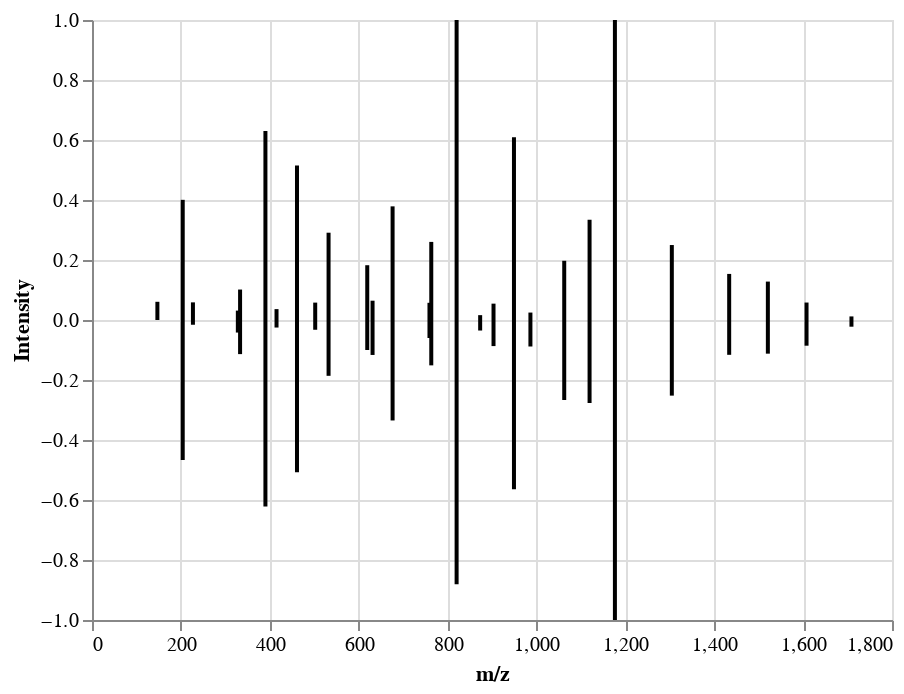

Notebook code for this chart:
### Markdown cell above
#### 4 Visualize precursor data

Now, we want to viosualize the retrieved spectrum data.
We will start by visualizing the observed spectrum and the library spectrum.

The spectrum data `dense` is a 5 dimensional numpy array with a dense slice of the spectrum space.
The dimensions are:
- 0: either intensity information 0 or relative mass error 1
- 1: index of the fragment mz which was queried
- 2: ion mobility dimension (will be zero for DIA data)
- 3: The observations in the DIA cycle. As there might be multiple quadrupole windows where the precursor was detected, this will be a list of observations.
- 4: Retention time datapoints.

First we will select the intensity dimension and sum over all other dimensions but the fragment mz dimension.

### Code cell
import altair as alt

chart = (
        alt.Chart(df)
        .mark_bar(size=2, color="black")
        .encode(alt.X("m/z:Q", bin=False), y="Intensity:Q")
    )
chart

### Figure 1 — Vega-Lite specification as saved in the notebook (floating-point values rounded to 4 significant figures)
{"config": {"view": {"continuousWidth": 400, "continuousHeight": 300}}, "data": {"name": "data-9f3926fbb5952ae16ea382b640334856"}, "mark": {"type": "bar", "color": "black", "size": 2}, "encoding": {"x": {"bin": false, "field": "m/z", "type": "quantitative"}, "y": {"field": "Intensity", "type": "quantitative"}}, "$schema": "https://vega.github.io/schema/vega-lite/v4.17.0.json", "datasets": {"data-9f3926fbb5952ae16ea382b640334856": [{"m/z": 147.1, "Intensity": 0.06068}, {"m/z": 204.1, "Intensity": 0.4006}, {"m/z": 227.1, "Intensity": 0.05878}, {"m/z": 328.2, "Intensity": 0.03134}, {"m/z": 333.2, "Intensity": 0.1015}, {"m/z": 390.2, "Intensity": 0.6301}, {"m/z": 415.2, "Intensity": 0.03628}, {"m/z": 461.2, "Intensity": 0.5151}, {"m/z": 502.2, "Intensity": 0.05796}, {"m/z": 532.3, "Intensity": 0.291}, {"m/z": 619.3, "Intensity": 0.1826}, {"m/z": 631.3, "Intensity": 0.06433}, {"m/z": 676.3, "Intensity": 0.3788}, {"m/z": 759.3, "Intensity": 0.05735}, {"m/z": 763.4, "Intensity": 0.2603}, {"m/z": 820.4, "Intensity": 1.0}, {"m/z": 873.4, "Intensity": 0.01618}, {"m/z": 903.4, "Intensity": 0.05452}, {"m/z": 949.4, "Intensity": 0.6095}, {"m/z": 986.4, "Intensity": 0.0248}, {"m/z": 1063.0, "Intensity": 0.1974}, {"m/z": 1120.0, "Intensity": 0.3342}, {"m/z": 1177.0, "Intensity": 1.0}, {"m/z": 1305.0, "Intensity": 0.2499}, {"m/z": 1434.0, "Intensity": 0.1536}, {"m/z": 1521.0, "Intensity": 0.128}, {"m/z": 1608.0, "Intensity": 0.0582}, {"m/z": 1709.0, "Intensity": 0.01194}, {"m/z": 147.1, "Intensity": -0.0}, {"m/z": 204.1, "Intensity": -0.467}, {"m/z": 227.1, "Intensity": -0.01584}, {"m/z": 328.2, "Intensity": -0.04186}, {"m/z": 333.2, "Intensity": -0.1137}, {"m/z": 390.2, "Intensity": -0.6219}, {"m/z": 415.2, "Intensity": -0.02514}, {"m/z": 461.2, "Intensity": -0.5074}, {"m/z": 502.2, "Intensity": -0.03254}, {"m/z": 532.3, "Intensity": -0.1861}, {"m/z": 619.3, "Intensity": -0.09995}, {"m/z": 631.3, "Intensity": -0.1165}, {"m/z": 676.3, "Intensity": -0.3349}, {"m/z": 759.3, "Intensity": -0.06}, {"m/z": 763.4, "Intensity": -0.1512}, {"m/z": 820.4, "Intensity": -0.8806}, {"m/z": 873.4, "Intensity": -0.03509}, {"m/z": 903.4, "Intensity": -0.08694}, {"m/z": 949.4, "Intensity": -0.5643}, {"m/z": 986.4, "Intensity": -0.08834}, {"m/z": 1063.0, "Intensity": -0.2666}, {"m/z": 1120.0, "Intensity": -0.2767}, {"m/z": 1177.0, "Intensity": -1.0}, {"m/z": 1305.0, "Intensity": -0.2521}, {"m/z": 1434.0, "Intensity": -0.1161}, {"m/z": 1521.0, "Intensity": -0.1122}, {"m/z": 1608.0, "Intensity": -0.08567}, {"m/z": 1709.0, "Intensity": -0.02234}]}}
